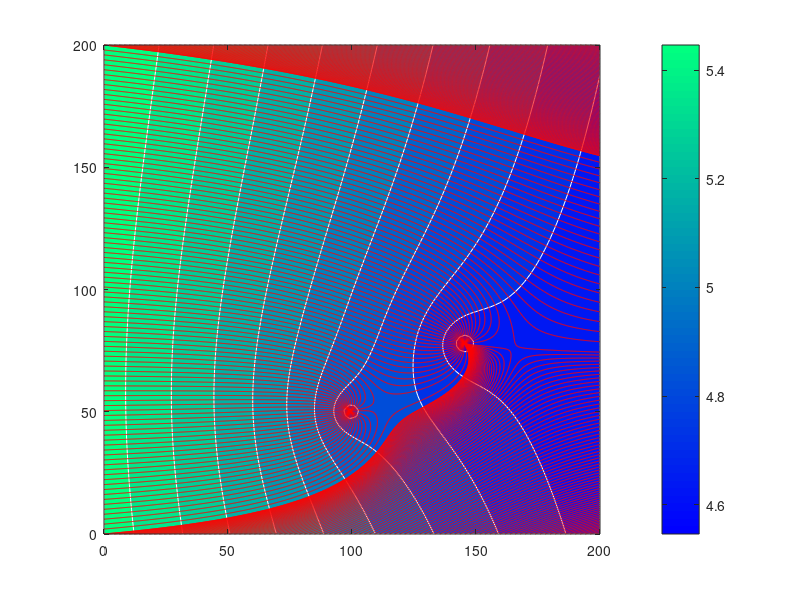

Write MATLAB code to recreate this figure. (Note: this script raises an error after producing the figure.)
function gw_flow
% groundwater flow 
%    using MATLAB analytical solutions                   
%
%   $Ekkehard Holzbecher  $Date: 2007/02/03 $
%--------------------------------------------------------------------------
% Baseflow
H = 6.;             % thickness [L]
h0 = 5.5;           % reference piezometric head [L] 
K = 5.e-5;          % hydraulic conductivity [L/T] 
por = 0.25;         % porosity []
Qx0 = 1.e-6;        % baseflow in x-direction [L^2/T]
Qy0 = 0;            % baseflow in y-direction [L^2/T]

% Wells
x0 = [99 145];      % x-coordinates well position [L]
y0 = [50 78];       % y-coordinates well position [L]
Q = [1.e-4 1.e-4];  % pumping / recharge rates [L^3/T]
R = [0.3 0.2];      % well radius [L]

% Mesh
xmin = 0;           % minimum x-position of mesh [L]
xmax = 200;         % maximum x-position of mesh [L]
ymin = 0;           % minimum y-position of mesh [L]
ymax = 200;         % maximum y-position of mesh [L]

% Reference point position in mesh
iref = 1; jref = 1;

% Graphical output options
gsurfh = 0;         % piezometric head surface plot
gcontf = 10;        % no. filled contour lines (=0: none)
gquiv = 0;          % arrow field plot
gflowp_fit = 10;    % flowpaths forward in time
gflowp_bit = 0;     % no. flowpaths backward in time (=0: none)
gflowp_dot = 5;     % flowpaths with dots indicating speed
gstream = 10;       % streamfunction plot

%----------------------------------------execution-------------------------------
xvec = linspace(xmin,xmax,100);
yvec = linspace(ymin,ymax,100);
[x,y] = meshgrid (xvec,yvec);                      % mesh
phi = -Qx0*x - Qy0*y;                              % baseflow potential
for j = 1:size(Q,2)
    r = sqrt((x-x0(j)).*(x-x0(j))+(y-y0(j)).*(y-y0(j)));   % distances to well
    phi = phi + (Q(j)/(2*pi))*log(r);              % potential
end
if h0 > H
    phi0 = -phi(iref,jref) + K*H*h0 - 0.5*K*H*H; 
else
    phi0 = -phi(iref,jref) + 0.5*K*h0*h0;          % reference potential 
end                                                
hc = 0.5*H+(1/K/H)*(phi+phi0);                     % head confined
hu = sqrt ((2/K)*(phi+phi0));                      % head unconfined
phicrit = phi0 + 0.5*K*H*H;                        % transition confined / unconfined
confined = (phi>=phicrit);                         % confined / unconfined indicator
h = confined.*hc+~confined.*hu;                    % head
psi = -Qx0*y + Qy0*x;
for j = 1:size(Q,2)
    psi = psi + (Q(j)/(pi+pi))*atan2((y-y0(j)),(x-x0(j)));  % streamfunction 
end
%---------------------------------------display messages-------------------
if all(all(confined))
    display ('aquifer confined');
else
    if all(all(~confined)) 
        display ('aquifer unconfined'); 
    else
        display ('aquifer partially confined and unconfined'); 
    end
end    
if any(any(h<0)) 
    display ('aquifer falls partially dry'); 
    h = max(0, h);
end

%--------------------------------------------------------------------------
[u,v] = gradient (-phi);                           % discharge vector  
Hh = confined.*H + ~confined.*h;                   % aquifer depth  
u = u./Hh/(xvec(2)-xvec(1))/por; v = v./Hh/(yvec(2)-yvec(1))/por;

%--------------------------------------graphical output--------------------
if gsurfh 
    figure; surf (x,y,h);                          % surface 
end 
if gcontf || gquiv || gflowp_fit || gflow_bit || gflowp_dot || gstream figure; end
if gcontf                                          % filled contours  
    colormap(winter); 
    contourf (x,y,h,gcontf,'w'); 
    colorbar; hold on;
end
if gquiv 
    quiver (x,y,u,v,'y'); hold on;                 % arrow field
end
if gflowp_fit                                      % flowpaths 
    xstart = []; ystart = [];
    for i = 1:100
        if v(1,i) > 0 xstart = [xstart xvec(i)];...
                ystart = [ystart yvec(1)]; end
        if v(100,i) < 0 xstart = [xstart xvec(i)];...
                ystart = [ystart yvec(100)]; end
        if u(i,1) > 0 xstart = [xstart xvec(1)];...
                ystart = [ystart yvec(i)]; end
        if u(i,100) < 0 xstart = [xstart xvec(100)];...
                ystart = [ystart yvec(i)]; end
    end
    h = streamline (x,y,u,v,xstart,ystart);
    set (h,'Color','r'); 
end
if gflowp_bit          
    for j=1,size(Q,2)
        if Q(j)>0           % only for pumping wells
            xstart = x0(j) + R(j)*cos(2*pi*[1:1:gflowp_bit]/gflowp_bit); 
            ystart = y0(j) + R(j)*sin(2*pi*[1:1:gflowp_bit]/gflowp_bit);
            h = streamline (x,y,-u,-v,xstart,ystart);
            set (h,'Color','y')
        end
    end
end
if gflowp_dot
    [verts ~] = streamslice(x,y,u,v,gflowp_dot);
    sc = 10/mean(mean(sqrt(u.*u+v.*v)));
    iverts = interpstreamspeed(x,y,u,v,verts,sc);  
    h = streamline(iverts);
    set (h,'Marker','.','Color','y','MarkerSize',18)
end
if gstream
    contour (x,y,psi,gstream,'k','LineWidth',1);  
end
